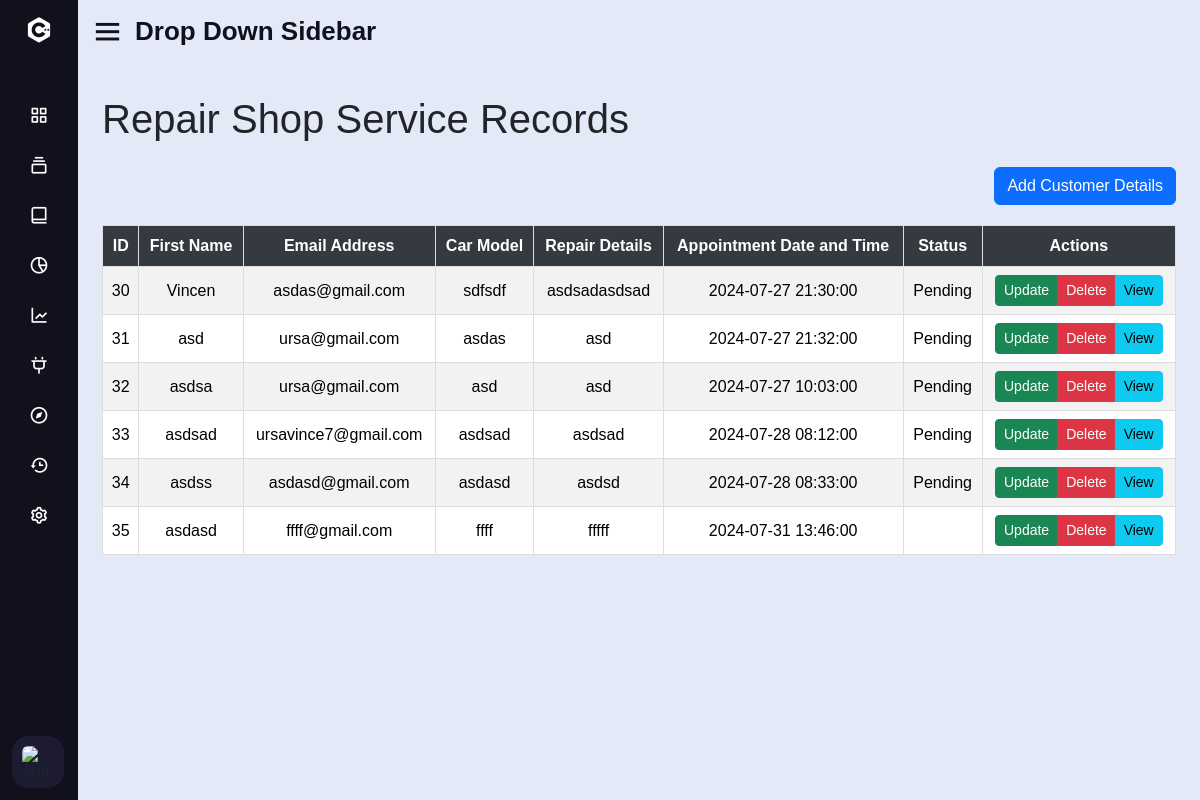
The page /Landing-Page/Appointment-table.php on the database as committed earlier.
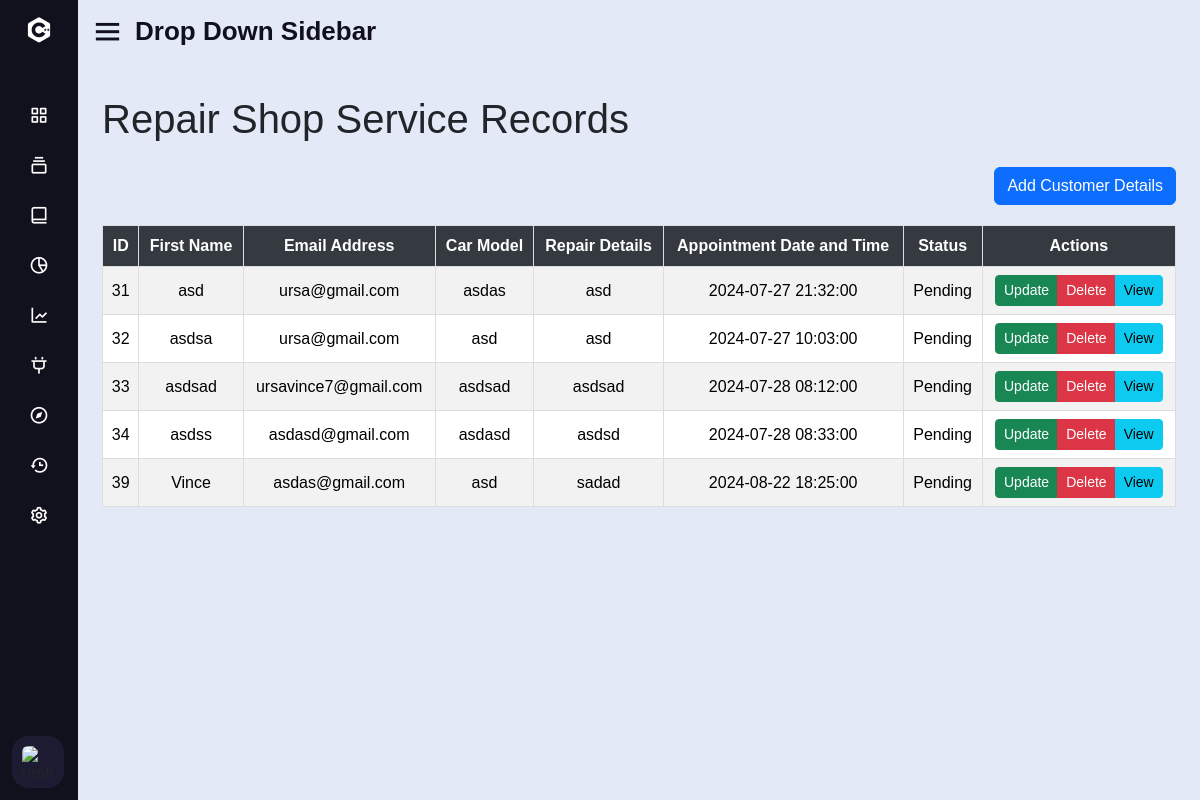
The same page on the database as committed later.
### tables this page shows
CREATE TABLE `customer_details` (
  `customer_id` int(11) NOT NULL,
  `firstname` varchar(400) DEFAULT NULL,
  `lastname` varchar(400) DEFAULT NULL,
  `phoneNumber` varchar(400) DEFAULT NULL,
  `emailAddress` varchar(400) DEFAULT NULL,
  `carmake` varchar(400) DEFAULT NULL,
  `carmodel` varchar(400) DEFAULT NULL,
  `repairdetails` varchar(400) DEFAULT NULL,
  `appointment_time` time DEFAULT NULL,
  `appointment_date` date DEFAULT NULL,
  `Status` varchar(500) NOT NULL
);

### Landing-Page/Appointment-table.php (the view, shortened to what this page needs)
<!DOCTYPE html>
<html lang="en">
<head>
    <link rel="stylesheet" href="new.css">
    <link href='https://unpkg.com/boxicons@2.0.7/css/boxicons.min.css' rel='stylesheet'>
    <link href="https://cdn.jsdelivr.net/npm/bootstrap@5.3.3/dist/css/bootstrap.min.css" rel="stylesheet">
</head>
<body>
<div class="sidebar close">
    <div class="logo-details">
        <i class='bx bxl-c-plus-plus'></i>
    </div>
    <ul class="nav-links">
        <li>
            <a href="UserDashboard.php">
                <i class='bx bx-grid-alt'></i>
            </a>
        </li>
        <li>
            <div class="iocn-link">
                <a href="#">
                    <i class='bx bx-collection'></i>
                </a>
            </div>
        </li>
        <li>
            <div class="iocn-link">
                <a href="#">
                    <i class='bx bx-book-alt'></i>
                </a>
            </div>
        </li>
        <li>
            <a href="#">
                <i class='bx bx-pie-chart-alt-2'></i>
            </a>
        </li>
        <li>
            <a href="#">
                <i class='bx bx-line-chart'></i>
            </a>
        </li>
        <li>
            <div class="iocn-link">
                <a href="#">
                    <i class='bx bx-plug'></i>
                </a>
            </div>
        </li>
        <li>
            <a href="#">
                <i class='bx bx-compass'></i>
            </a>
        </li>
        <li>
            <a href="#">
                <i class='bx bx-history'></i>
            </a>
        </li>
        <li>
            <a href="#">
                <i class='bx bx-cog'></i>
            </a>
        </li>
        <li>
            <div class="profile-details">
                <div class="profile-content">
                    <img src="image/profile.jpg" alt="profileImg">
                </div>
            </div>
        </li>
    </ul>
</div>
<section class="home-section">
    <div class="home-content">
        <i class='bx bx-menu'></i>
        <span class="text">Drop Down Sidebar</span>
    </div>
    <div class="container">
        <h1 class="mt-4 mb-4">Repair Shop Service Records</h1>
        <div class="d-flex justify-content-end mb-3">
            <button type="button" class="btn btn-primary" data-bs-toggle="modal" data-bs-target="#exampleModal">
                Add Customer Details
            </button>
        </div>
            <div class="table-container">
        <table class="table table-striped">
            <thead class="thead-dark">
                <tr>
                    <th scope="col">ID</th>
                    <th scope="col">First Name</th>
                    <th scope="col">Email Address</th>
                    <th scope="col">Car Model</th>
                    <th scope="col">Repair Details</th>
                    <th scope="col">Appointment Date and Time</th>
                    <th scope="col">Status</th>
                    <th scope="col">Actions</th>
                </tr>
            </thead>
            <tbody>
                <?php
                include('dbconfig.php');
                $query = "SELECT * FROM customer_details";
                $result = mysqli_query($conn, $query);
                if (mysqli_num_rows($result) > 0) {
                    while ($row = mysqli_fetch_assoc($result)) {
                        echo "<tr>";
                        echo "<td>" . htmlspecialchars($row['customer_id']) . "</td>";
                        echo "<td>" . htmlspecialchars($row['firstname']) . "</td>";
                        echo "<td>" . htmlspecialchars($row['emailAddress']) . "</td>";
                        echo "<td>" . htmlspecialchars($row['carmodel']) . "</td>";
                        echo "<td>" . htmlspecialchars($row['repairdetails']) . "</td>";
                        echo "<td>" . htmlspecialchars($row['appointment_date']) . " " . htmlspecialchars($row['appointment_time']) . "</td>";
                        echo "<td>" . htmlspecialchars($row['Status']) . "</td>";
                        echo "<td>
                                <div class='btn-group' role='group' aria-label='Action buttons'>
                                    <button type='button' class='btn btn-success btn-sm' data-bs-toggle='modal' data-bs-target='#UpdateModal' data-customer_id='" . htmlspecialchars($row['customer_id']) . "'>Update</button>
                                    <button type='button' class='btn btn-danger btn-sm' onclick='deleteCustomer(" . htmlspecialchars($row['customer_id']) . ")'>Delete</button>
                                  <button type='button' class='btn btn-info btn-sm' data-bs-toggle='modal' data-bs-target='#viewCustomerModal' data-customer_id='" . htmlspecialchars($row['customer_id']) . "'>View</button>
                                </div>
                              </td>";
                        echo "</tr>";
                    }
                } else {
                    echo "<tr><td colspan='11' class='text-center'>No records found</td></tr>";
                }
                ?>
                </tbody>
            </table>
        </div>
    </div>
</body>
</html>

### Landing-Page/new.css (style rules this page uses)
.container { padding: 20px; width: 100%; margin: auto; overflow-x: auto; }
.table { margin-top: 20px; width: 100%; height: 100%; border-collapse: collapse; overflow: hidden; / }
.table th, .table td { vertical-align: middle; text-align: center; white-space: nowrap; border: 1px solid #ddd; padding: 12px; }
.table thead th { background-color: #343a40; color: white; font-weight: bold; }
.table-striped tbody tr:nth-of-type(odd) { background-color: rgba(0, 0, 0, 0.05); }
.table tbody tr { transition: background-color 0.3s ease; }
.btn-group { display: flex; justify-content: center; }
* { margin: 0; padding: 0; box-sizing: border-box; font-family: 'Poppins', sans-serif; }
body { overflow: hidden; }
.sidebar { position: fixed; top: 0; left: 0; height: 100%; width: 260px; background: #11101d; z-index: 100; transition: all 0.5s ease; }
.sidebar.close { width: 78px; }
.sidebar .logo-details { height: 60px; width: 100%; display: flex; align-items: center; }
.sidebar .logo-details i { font-size: 30px; color: #fff; height: 50px; min-width: 78px; text-align: center; line-height: 50px; }
.sidebar .nav-links { height: 100%; padding: 30px 0 150px 0; overflow: auto; }
.sidebar.close .nav-links { overflow: visible; }
.sidebar .nav-links li { position: relative; list-style: none; transition: all 0.4s ease; }
.sidebar .nav-links li .iocn-link { display: flex; align-items: center; justify-content: space-between; }
.sidebar.close .nav-links li .iocn-link { display: block; }
.sidebar .nav-links li i { height: 50px; min-width: 78px; text-align: center; line-height: 50px; color: #fff; font-size: 20px; cursor: pointer; transition: all 0.3s ease; }
.sidebar .nav-links li a { display: flex; align-items: center; text-decoration: none; }
.sidebar .profile-details { position: fixed; bottom: 0; width: 260px; display: flex; align-items: center; justify-content: space-between; background: #1d1b31; padding: 12px 0; transition: all 0.5s ease; }
.sidebar.close .profile-details { background: none; }
.sidebar.close .profile-details { width: 78px; }
.sidebar .profile-details .profile-content { display: flex; align-items: center; }
.sidebar .profile-details img { height: 52px; width: 52px; object-fit: cover; border-radius: 16px; margin: 0 14px 0 12px; background: #1d1b31; transition: all 0.5s ease; }
.sidebar.close .profile-details img { padding: 10px; }
.home-section { position: relative; background: #E4E9F7; height: 100vh; margin-left: 260px; width: calc(100% - 260px); transition: margin-left 0.5s ease, width 0.5s ease; padding: 12px; overflow-x: auto; overflow-y: auto; }
.sidebar.close ~ .home-section { margin-left: 78px; width: calc(100% - 78px); }
.home-content { display: flex; align-items: center; flex-wrap: wrap; }
.home-section .home-content .bx-menu, .home-section .home-content .text { color: #11101d; font-size: 35px; }
.home-section .home-content .bx-menu { cursor: pointer; margin-right: 10px; }
.home-section .home-content .text { font-size: 26px; font-weight: 600; }

Rows that differ between the two databases and show on the page:
removed customer_details: customer_id "30", firstname "Vincen", emailAddress "asdas@gmail.com", carmodel "sdfsdf", repairdetails "asdsadasdsad", appointment_date "2024-07-27", appointment_time "21:30:00", Status "Pending"
removed customer_details: customer_id "35", firstname "asdasd", emailAddress "ffff@gmail.com", carmodel "ffff", repairdetails "fffff", appointment_date "2024-07-31", appointment_time "13:46:00"
added customer_details: customer_id "39", firstname "Vince", emailAddress "asdas@gmail.com", carmodel "asd", repairdetails "sadad", appointment_date "2024-08-22", appointment_time "18:25:00", Status "Pending"
